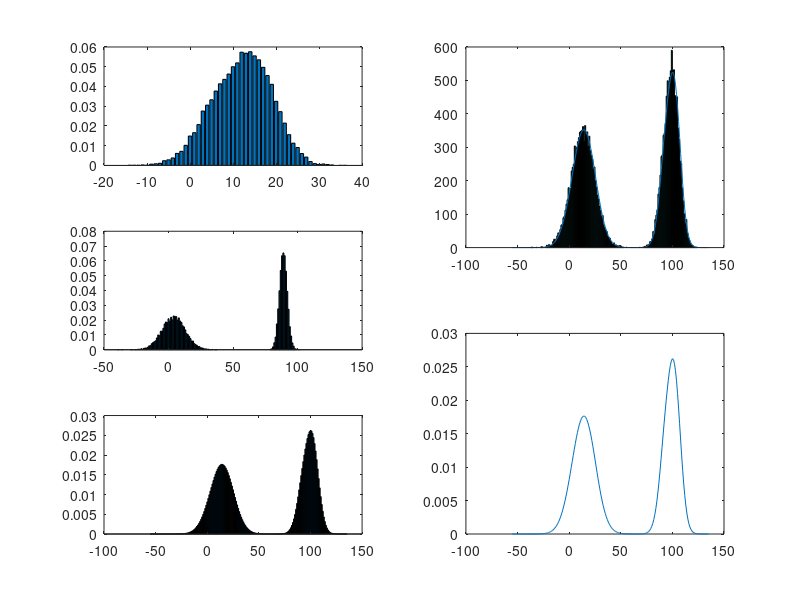

Recreate this plot in MATLAB.
%initialization
%{
%    inja test mikonim bebinim ke convolution vagean hamun natije ke
mikhaym o ru dade haye asli mide ya na!
yani concat konim 2 ta data ro o shuffle konim o ...
%}
sample_num =20000;

s1=round(10*rand(1));
s3=round(10*rand(1));
s4=round(10*rand(1));
s5=round(10*rand(1));
s6=round(10*rand(1));

miu5=round(10*rand(1));
miu6=round(100*rand(1));

miu3 =round(10*rand(1));
miu4 =round(100*rand(1));

X5=miu5 + round(normrnd(0,s5,[sample_num/2 1]));
X6=miu6 + round(normrnd(0,s6,[sample_num/2 1]));
s5=std(X5);
miu5=mean(X5);
s6=std(X6);
miu6=mean(X6);


X3=miu3 + round(normrnd(0,s3,[sample_num/2 1]));
X4=miu4 + round(normrnd(0,s4,[sample_num/2 1]));

s3=std(X3);
miu3=mean(X3);
s4=std(X4);
miu4=mean(X4);


%X1=miu5 + round(normrnd(0,s1,[sample_num 1]));
X1=vertcat( X5,X6);
X2=vertcat( X4,X3);

%shuffle
X1=X1(randperm(length(X1)));
X2=X2(randperm(length(X2)));
  
%X2=vertcat( X5,X6,X3,X4);
X_sum = X1+X2;

t1= tabulate(X1);
t2= tabulate(X2);

min1= min(t1(:,1))
min2= min(t2(:,1))

max1= max(t1(:,1))
max2=max(t2(:,1))


t1(:,1) = t1(:,1) - min1 +1;
t2(:,1) = t2(:,1) - min2 +1;

pmf1= zeros([max1-min1+1 1])
pmf2= zeros([max2-min2+1 1])

up1= size(t1);
up1=up1(1);

up2= size(t2);
up2=up2(1);

for i = 1:up1
pmf1(t1(i,1),1) = t1(i,3) ./100;
end


for i = 1:up2
pmf2(t2(i,1),1) = t2(i,3) ./100;
end

size1= size(pmf1);
size1=size1(1);

size2= size(pmf2);
size2=size2(1);


conv1= conv(pmf1,pmf2);
size3= size(conv1);
size3=size3(1);


figure
subplot(3,2,1);
bar([min1+1:1:size1+min1],pmf1)
subplot(3,2,3);
bar( [min2+1:1:size2+min2],pmf2)
subplot(3,2,5);
bar( [min1+min2:1:size3+min1+min2-1],conv1)

subplot(2,2,2);
%histfit(X_sum, max(X_sum)-min(X_sum));
hist(X_sum, max(X_sum)-min(X_sum));
hold
plot([min1+min2:1:size3+min1+min2-1],conv1*sample_num)

subplot(2,2,4);
plot([min1+min2:1:size3+min1+min2-1],conv1)